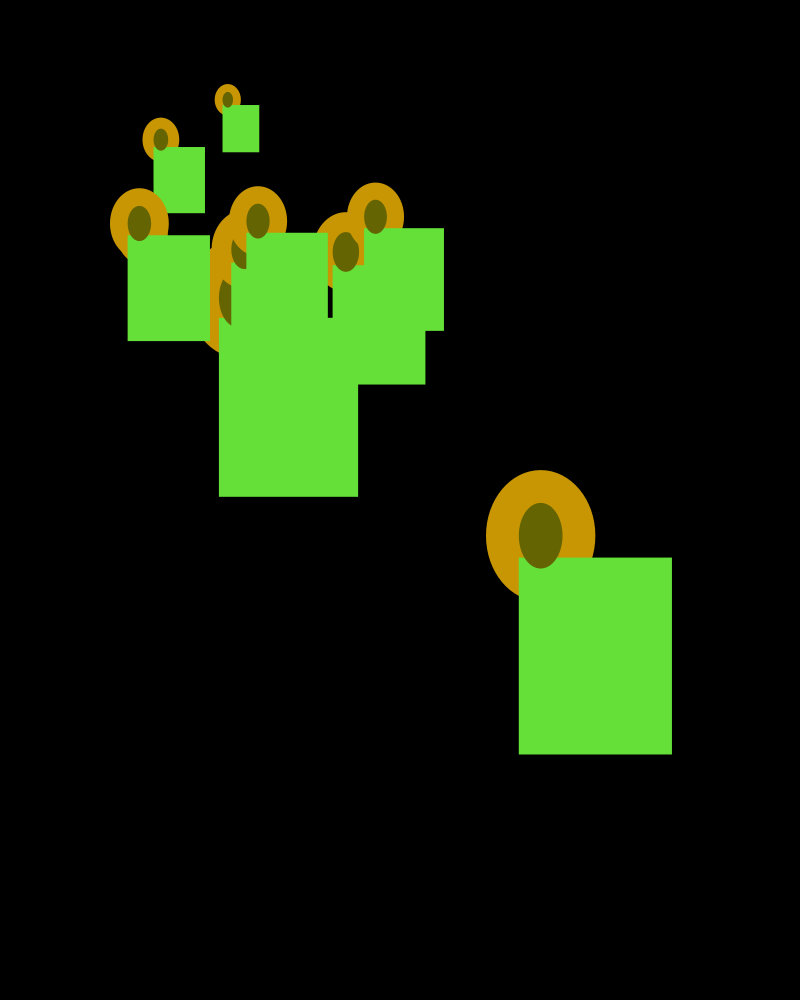
Frame 1 (no input)
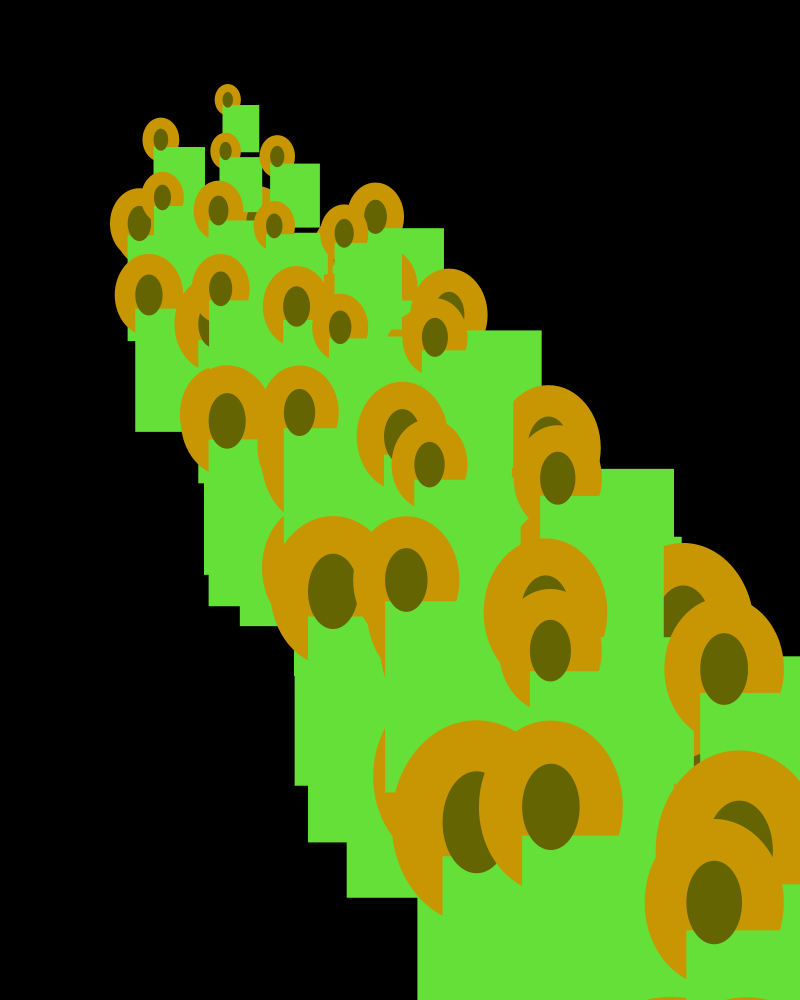
Frame 60 (the mouse pressed at the canvas centre just before this capture)
Frame 120 (the mouse held since frame 60 and released just before this capture): identical to frame 60, image omitted

The Processing sketch that drew these frames (run headless with seeded random() and noise(); from frame 60 on, the mouse is pressed at the canvas centre):

// Processing sketch: sketch_creature
// ── sketch_creature.pde
PShape creature, head, body,eye;
float posy;
float posx;
void setup(){
  frameRate(10);
  size(800,1000);
  background(0);
  posy = 0;
  posx = 0;
  creature = createShape(GROUP);
  
  //BODYPARTS
  head = createShape(ELLIPSE, 110,190,50,60);
  head.setFill(color(200,150,3));
  head.setStroke(false);
  eye = createShape(ELLIPSE, 110,190,20,30);
  eye.setFill(color(100,100,3));
  eye.setStroke(false);
  body = createShape(RECT, 100,200,70,90);
  body.setFill(color(100,224,56));
  body.setStroke(false);
  
 creature.addChild(head);
 creature.addChild(body);
 creature.addChild(eye);
} 
void draw(){
   creature.translate(posx,posy);
   //shapes
   clear();


   if(posy == 30){
   posx = 30;
   posy = -10;
 }
   else {
   posx = -10;
   posy = 30;
   }
   drawCreature(30,40,1.02);
   drawCreature(200,-0,1.3);
    drawCreature(20,-80,1.5);
     drawCreature(300,120,1.1);
      drawCreature(100,-0,0.60);
       drawCreature(170,-0,0.40);
       
        drawCreature(80,-0,1.4);
         drawCreature(10,-0,1.6);
          drawCreature(250,-0,0.97);
           drawCreature(130,-0,1.02);
}
void drawCreature(float posx,float posy,float scale){
    creature.scale(scale);
   shape(creature,posx,posy);

}
